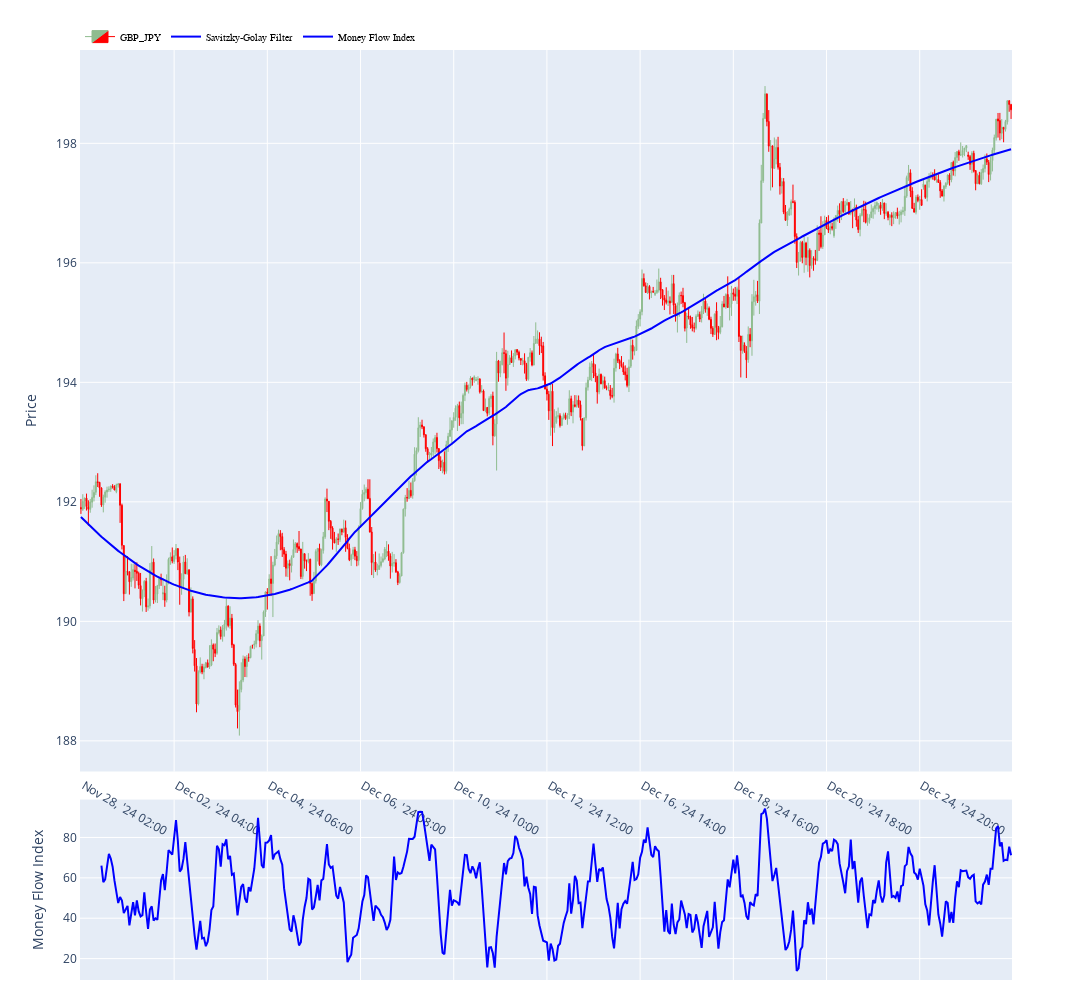

Notebook code cell kept with this figure:
### Markdown cell above
## Prepare list of indicators and plot

### Code cell
indicators = [{"name": sg.name,
               "data": sg.output,
               "mode": sg.mode,
               "row": sg.row,
               "line": sg.line,
               "marker": sg.marker
               },
              {"name": mfi.name,
               "data": mfi.output,
               "mode": mfi.mode,
               "row": mfi.row,
               "line": mfi.line,
               "marker": mfi.marker
               }]

fig = gz.plot_candles(df_an, instrument=gz.instrument, indicators=indicators, show=True)

### Figure 1 — Plotly figure (JSON) as saved in the notebook; plotly's stock layout.template omitted (floating-point values rounded to 4 significant figures; data arrays with more than 128 entries replaced by an {"elided": "..."} marker saying what was removed)
{"data": [{"close": {"elided": "500 float values"}, "decreasing": {"fillcolor": "red", "line": {"color": "red"}}, "high": {"elided": "500 float values"}, "hoverinfo": "y+x", "increasing": {"fillcolor": "darkseagreen", "line": {"color": "darkseagreen"}}, "line": {"width": 1}, "low": {"elided": "500 float values"}, "name": "GBP_JPY", "opacity": 1, "open": {"elided": "500 float values"}, "showlegend": true, "type": "candlestick", "x": {"elided": "500 str values"}, "xaxis": "x", "yaxis": "y"}, {"hoverinfo": "y+x", "line": {"color": "blue", "width": 2}, "marker": {"color": "blue", "size": 5, "symbol": "circle"}, "mode": "lines", "name": "Savitzky-Golay Filter", "type": "scatter", "x": {"elided": "500 str values"}, "xaxis": "x", "y": {"elided": "500 float values"}, "yaxis": "y"}, {"hoverinfo": "y+x", "line": {"color": "blue", "width": 2}, "marker": {"color": "blue", "size": 5, "symbol": "circle"}, "mode": "lines", "name": "Money Flow Index", "type": "scatter", "x": {"elided": "500 str values"}, "xaxis": "x", "y": {"elided": "500 float values"}, "yaxis": "y2"}], "layout": {"height": 1000, "hoverlabel": {"bgcolor": "rgba(255,255,255,0.5)"}, "hovermode": "x unified", "legend": {"bgcolor": "rgba(255,255,255,0)", "font": {"color": "black", "family": "sans-serif", "size": 10}, "orientation": "h", "traceorder": "normal", "x": 0, "y": 1.03}, "margin": {"b": 20, "t": 50}, "width": 2000, "xaxis": {"anchor": "y", "domain": [0, 1], "matches": "x", "rangeslider": {"visible": false}, "showline": true, "showspikes": true, "spikecolor": "green", "spikemode": "across", "spikesnap": "cursor", "tickvals": [" Nov 28, '24 02:00", " Dec 02, '24 04:00", " Dec 04, '24 06:00", " Dec 06, '24 08:00", " Dec 10, '24 10:00", " Dec 12, '24 12:00", " Dec 16, '24 14:00", " Dec 18, '24 16:00", " Dec 20, '24 18:00", " Dec 24, '24 20:00"]}, "xaxis2": {"anchor": "y2", "domain": [0, 1], "matches": "x", "showline": true, "showspikes": true, "showticklabels": false, "spikecolor": "green", "spikemode": "across", "spikesnap": "cursor", "tickvals": [" Nov 28, '24 02:00", " Dec 02, '24 04:00", " Dec 04, '24 06:00", " Dec 06, '24 08:00", " Dec 10, '24 10:00", " Dec 12, '24 12:00", " Dec 16, '24 14:00", " Dec 18, '24 16:00", " Dec 20, '24 18:00", " Dec 24, '24 20:00"]}, "yaxis": {"anchor": "x", "domain": [0.224, 1], "showline": true, "showspikes": true, "showticklabels": true, "spikecolor": "green", "spikemode": "across", "spikesnap": "cursor", "title": {"text": "Price"}}, "yaxis2": {"anchor": "x2", "domain": [0, 0.194], "showline": true, "showspikes": true, "showticklabels": true, "spikecolor": "green", "spikemode": "across", "spikesnap": "cursor", "title": {"text": "Money Flow Index"}}}}
